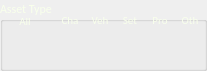
   <widget class="QGroupBox" name="groupBox_6">
    <property name="geometry">
     <rect>
      <x>100</x>
      <y>99</y>
      <width>207</width>
      <height>71</height>
     </rect>
    </property>
    <property name="palette">
     <palette>
      <active>
       <colorrole role="WindowText">
        <brush brushstyle="SolidPattern">
         <color alpha="255">
          <red>248</red>
          <green>255</green>
          <blue>235</blue>
         </color>
        </brush>
       </colorrole>
       <colorrole role="Text">
        <brush brushstyle="SolidPattern">
         <color alpha="255">
          <red>248</red>
          <green>255</green>
          <blue>235</blue>
         </color>
        </brush>
       </colorrole>
      </active>
      <inactive>
       <colorrole role="WindowText">
        <brush brushstyle="SolidPattern">
         <color alpha="255">
          <red>248</red>
          <green>255</green>
          <blue>235</blue>
         </color>
        </brush>
       </colorrole>
       <colorrole role="Text">
        <brush brushstyle="SolidPattern">
         <color alpha="255">
          <red>248</red>
          <green>255</green>
          <blue>235</blue>
         </color>
        </brush>
       </colorrole>
      </inactive>
      <disabled>
       <colorrole role="WindowText">
        <brush brushstyle="SolidPattern">
         <color alpha="255">
          <red>120</red>
          <green>120</green>
          <blue>120</blue>
         </color>
        </brush>
       </colorrole>
       <colorrole role="Text">
        <brush brushstyle="SolidPattern">
         <color alpha="255">
          <red>120</red>
          <green>120</green>
          <blue>120</blue>
         </color>
        </brush>
       </colorrole>
      </disabled>
     </palette>
    </property>
    <property name="font">
     <font>
      <family>Calibri</family>
     </font>
    </property>
    <property name="title">
     <string>Asset Type</string>
    </property>
    <widget class="QLabel" name="label_fileData_16">
     <property name="geometry">
      <rect>
       <x>15</x>
       <y>11</y>
       <width>20</width>
       <height>20</height>
      </rect>
     </property>
     <property name="font">
      <font>
       <family>Calibri</family>
       <pointsize>8</pointsize>
      </font>
     </property>
     <property name="text">
      <string>All</string>
     </property>
     <property name="alignment">
      <set>Qt::AlignCenter</set>
     </property>
    </widget>
    <widget class="QLabel" name="label_fileData_19">
     <property name="geometry">
      <rect>
       <x>60</x>
       <y>10</y>
       <width>20</width>
       <height>20</height>
      </rect>
     </property>
     <property name="font">
      <font>
       <family>Calibri</family>
       <pointsize>8</pointsize>
      </font>
     </property>
     <property name="text">
      <string>Cha</string>
     </property>
     <property name="alignment">
      <set>Qt::AlignCenter</set>
     </property>
    </widget>
    <widget class="QLabel" name="label_fileData_20">
     <property name="geometry">
      <rect>
       <x>90</x>
       <y>10</y>
       <width>20</width>
       <height>20</height>
      </rect>
     </property>
     <property name="font">
      <font>
       <family>Calibri</family>
       <pointsize>8</pointsize>
      </font>
     </property>
     <property name="text">
      <string>Veh</string>
     </property>
     <property name="alignment">
      <set>Qt::AlignCenter</set>
     </property>
    </widget>
    <widget class="QLabel" name="label_fileData_21">
     <property name="geometry">
      <rect>
       <x>120</x>
       <y>10</y>
       <width>20</width>
       <height>20</height>
      </rect>
     </property>
     <property name="font">
      <font>
       <family>Calibri</family>
       <pointsize>8</pointsize>
      </font>
     </property>
     <property name="text">
      <string>Set</string>
     </property>
     <property name="alignment">
      <set>Qt::AlignCenter</set>
     </property>
    </widget>
    <widget class="QLabel" name="label_fileData_22">
     <property name="geometry">
      <rect>
       <x>150</x>
       <y>10</y>
       <width>20</width>
       <height>20</height>
      </rect>
     </property>
     <property name="font">
      <font>
       <family>Calibri</family>
       <pointsize>8</pointsize>
      </font>
     </property>
     <property name="text">
      <string>Pro</string>
     </property>
     <property name="alignment">
      <set>Qt::AlignCenter</set>
     </property>
    </widget>
    <widget class="QLabel" name="label_fileData_23">
     <property name="geometry">
      <rect>
       <x>180</x>
       <y>10</y>
       <width>20</width>
       <height>20</height>
      </rect>
     </property>
     <property name="font">
      <font>
       <family>Calibri</family>
       <pointsize>8</pointsize>
      </font>
     </property>
     <property name="text">
      <string>Oth</string>
     </property>
     <property name="alignment">
      <set>Qt::AlignCenter</set>
     </property>
    </widget>
   </widget>
